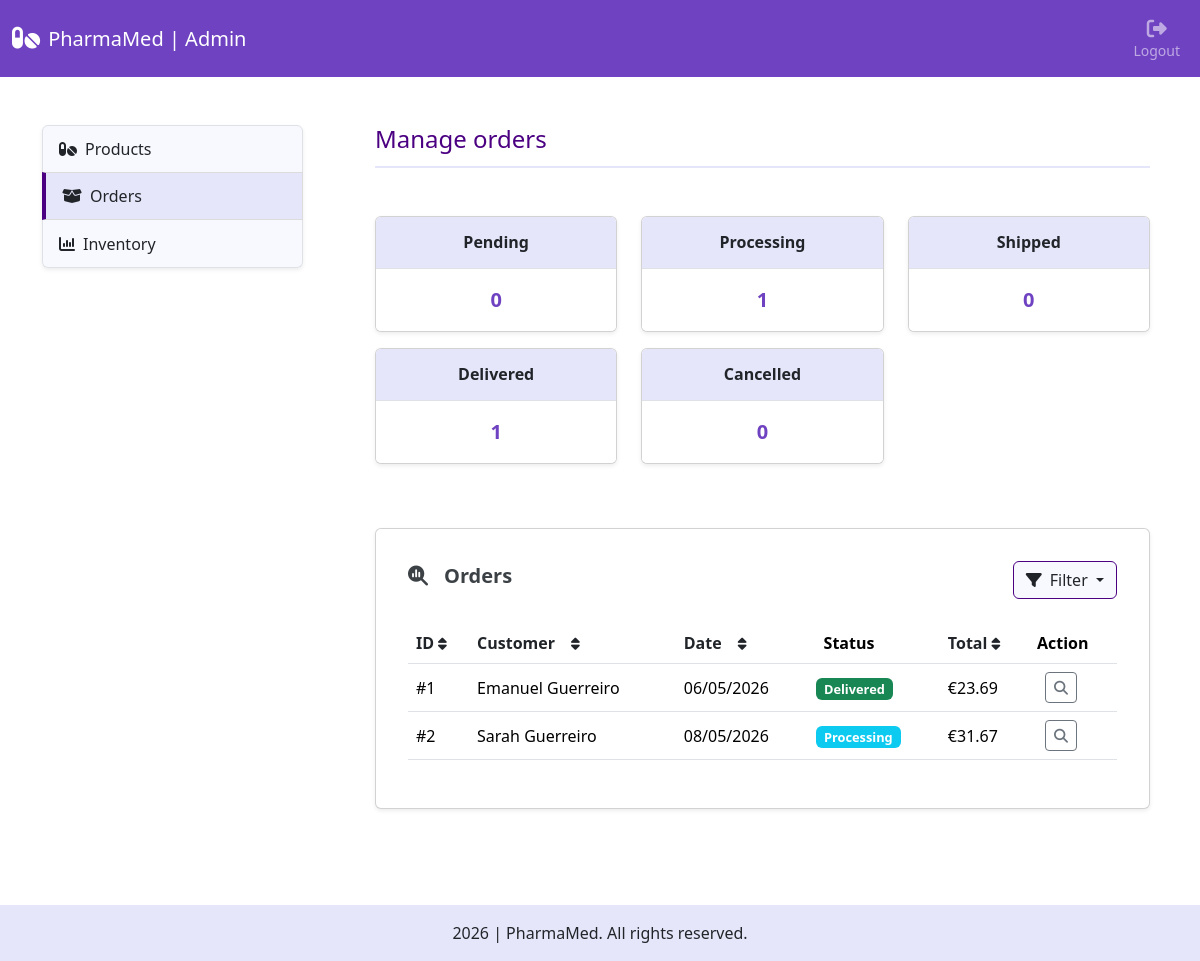
The app's page /admin/orders (signed in), older data.
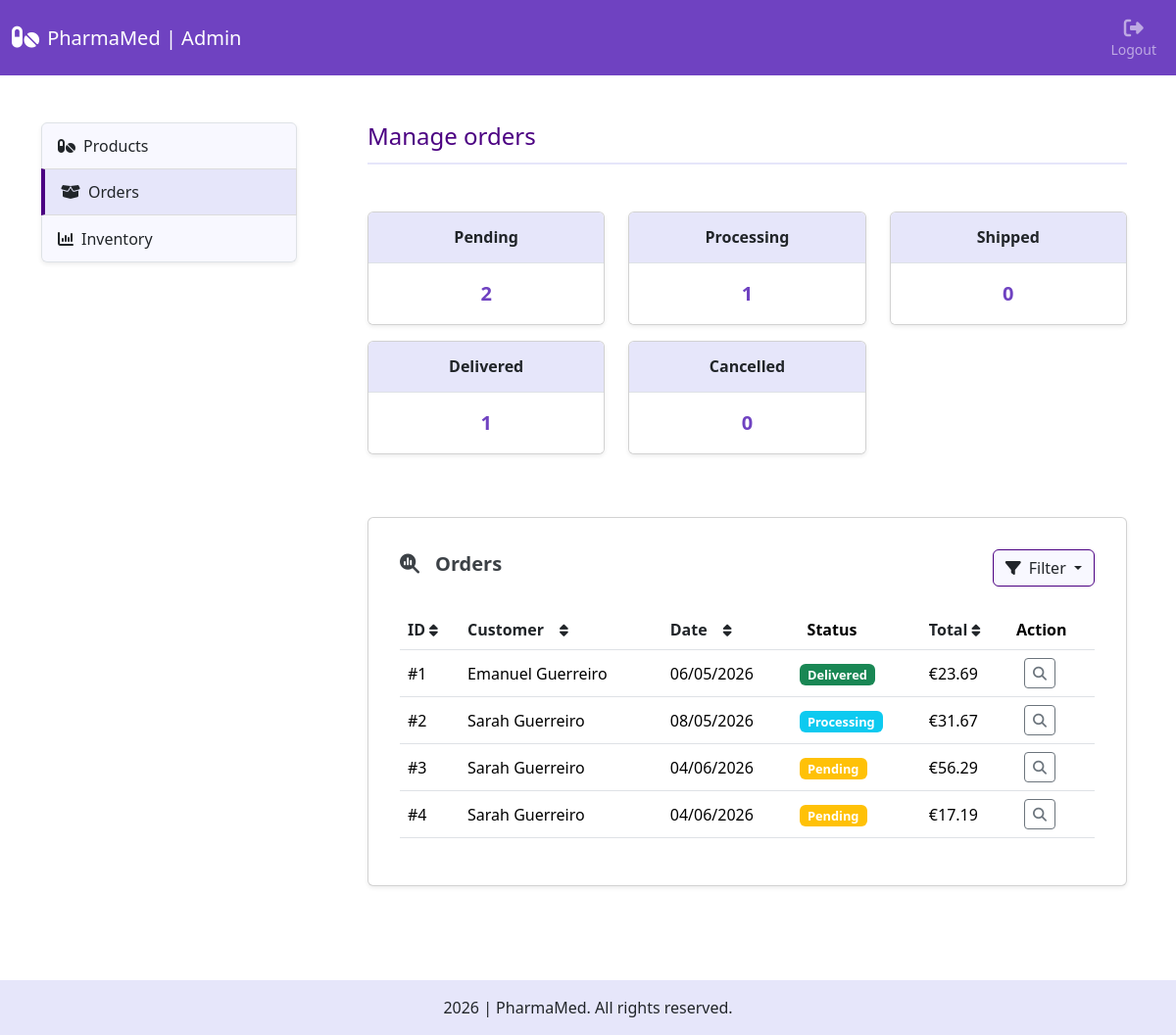
The same page, newer data.
### tables this page shows
CREATE TABLE "orders" (
    id INTEGER PRIMARY KEY AUTOINCREMENT,
    user_id INTEGER NOT NULL,
    address_id INTEGER NOT NULL,
    full_name TEXT NOT NULL,
    address_line TEXT NOT NULL,
    postal_code TEXT NOT NULL,
    city TEXT NOT NULL,
    country TEXT NOT NULL,
    shipping_method TEXT NOT NULL,
    subtotal REAL NOT NULL,
    shipping_cost REAL NOT NULL,
    total REAL NOT NULL,
    status TEXT NOT NULL DEFAULT 'pending',
    created_at DATETIME DEFAULT CURRENT_TIMESTAMP,
    updated_at DATETIME DEFAULT CURRENT_TIMESTAMP,
    FOREIGN KEY (user_id) REFERENCES users(id)
);

### app/routes/admin.py (the view)
@admin_bp.route("/orders")
@admin_required
def admin_orders():
    db = get_db()
    pending_orders_count = count_orders(db, status="pending")
    processing_orders_count = count_orders(db, status="processing")
    shipped_orders_count = count_orders(db, status="shipped")
    delivered_orders_count = count_orders(db, status="delivered")
    cancelled_orders_count = count_orders(db, status="cancelled")
    sort = request.args.get("sort", "id")
    direction = request.args.get("direction", "asc")
    filter_option = request.args.get("filter_option", "all")
    allowed_sorts = {
        "id": "id",
        "full_name": "full_name",
        "date": "created_at",
        "total": "total",
    }
    sort_column = allowed_sorts.get(sort, "id")
    if direction not in ["asc", "desc"]:
        direction = "asc"
    from_query = "FROM orders"
    query = """SELECT id, full_name, total, status, created_at """ + from_query
    conditions = []
    query_params = []
    if filter_option == "pending":
        conditions.append("status = 'pending'")
    elif filter_option == "processing":
        conditions.append("status = 'processing'")
    elif filter_option == "shipped":
        conditions.append("status = 'shipped'")
    elif filter_option == "delivered":
        conditions.append("status = 'delivered'")
    elif filter_option == "cancelled":
        conditions.append("status = 'cancelled'")
    if conditions:
        query += " WHERE " + " AND ".join(conditions)
    count_query = """SELECT COUNT(*) AS total """ + from_query
    if conditions:
        count_query += " WHERE " + " AND ".join(conditions)
    total_orders = db.execute(count_query, query_params).fetchone()["total"]
    orders_per_page = 10
    total_pages = math.ceil(total_orders / orders_per_page)
    query += f" ORDER BY {sort_column} {direction.upper()}"
    query, query_params, page = pagination(request.args, query, query_params, orders_per_page)
    orders = db.execute(query, query_params).fetchall()
    base_params = {
        "filter_option": filter_option,
        "sort": sort,
        "direction": direction
    }
    return render_template("admin/orders.html", active_page="orders", pending_orders_count=pending_orders_count, processing_orders_count=processing_orders_count, shipped_orders_count=shipped_orders_count,
                           delivered_orders_count=delivered_orders_count, cancelled_orders_count=cancelled_orders_count, orders=orders, total_pages=total_pages, page=page, base_params=base_params,
                           sort=sort, direction=direction, filter_option=filter_option)

### app/__init__.py (called while the page is built)
@app.context_processor
def inject_globals():
    return {
        "categories_menu": load_categories_menu(),
        "cart_count": get_cart_count()
    }

### app/services/admin_service.py (called while the page is built)
def get_admin_by_id(admin_id):
    db = get_db()
    return db.execute(
        """
        SELECT id
        FROM admins
        WHERE id = ?
        """,
        (admin_id,)
    ).fetchone()

### app/services/cart_service.py (called while the page is built)
def get_cart_count():
    db = get_db()
    if current_user.is_authenticated:
        return db_cart_count(db, current_user.id)
    session_cart = session.get('cart', {})
    return sum(session_cart.values())

### app/services/order_service.py (called while the page is built)
def count_orders(db, status=None):
    query = "SELECT COUNT(*) AS total FROM orders"
    params = []
    if status:
        query += " WHERE status = ?"
        params.append(status)
    return db.execute(query, tuple(params)).fetchone()["total"]

### app/utils/db.py (called while the page is built)
def get_db():
    if "db" not in g:
        g.db = sqlite3.connect(DATABASE_PATH)
        g.db.row_factory = sqlite3.Row
        g.db.execute("PRAGMA foreign_keys = ON")
    return g.db

### app/utils/formatting.py (called while the page is built)
def format_date(value):
    return datetime.strptime(value, "%Y-%m-%d %H:%M:%S").strftime("%d/%m/%Y")

### app/templates/admin/orders.html (shortened to what the changed rows need)
{% extends "admin/admin.html" %}
{% block admin_content %}
<div class="page-header pb-1 mb-5">
    <h1 class="fs-4">Manage orders</h1>
</div>
<div class="row row-cols-1 row-cols-md-3 mb-5">
    <div class="col mb-3">
        <div class="card admin-card shadow-sm">
            <ul class="list-group list-group-flush text-center">
                <li class="list-group-item dark-item">
                    <h2 class="text fs-6 fw-bold my-2">
                        Pending
                    </h2>
                </li>
                <li class="list-group-item">
                    <div class="my-2">
                        <div class="number fs-5 fw-bold">
                            {{ pending_orders_count }}
                        </div>
                    </div>
                </li>
            </ul>
        </div>
    </div>
    <div class="col mb-3">
        <div class="card admin-card shadow-sm">
            <ul class="list-group list-group-flush text-center">
                <li class="list-group-item dark-item">
                    <h2 class="text fs-6 fw-bold my-2">
                        Processing
                    </h2>
                </li>
            </ul>
        </div>
    </div>
    <div class="col mb-3">
        <div class="card admin-card shadow-sm">
            <ul class="list-group list-group-flush text-center">
                <li class="list-group-item dark-item">
                    <h2 class="text fs-6 fw-bold my-2">
                        Shipped
                    </h2>
                </li>
            </ul>
        </div>
    </div>
    <div class="col mb-3">
        <div class="card admin-card shadow-sm">
            <ul class="list-group list-group-flush text-center">
                <li class="list-group-item dark-item">
                    <h2 class="text fs-6 fw-bold my-2">
                        Delivered
                    </h2>
                </li>
            </ul>
        </div>
    </div>
    <div class="col mb-3">
        <div class="card admin-card shadow-sm">
            <ul class="list-group list-group-flush text-center">
                <li class="list-group-item dark-item">
                    <h2 class="text fs-6 fw-bold my-2">
                        Cancelled
                    </h2>
                </li>
            </ul>
        </div>
    </div>
</div>
<div class="card low-stock-card shadow-sm p-3 mb-5">
    <div class="card-body">
        <div class="d-flex flex-column flex-md-row justify-content-between align-items-md-center flex-wrap gap-3 mb-4">
            <h2 class="card-title fs-5 fw-bold">
                <i class="fa-solid fa-magnifying-glass-chart me-3" aria-hidden="true"></i>Orders
            </h2>
        </div>
        {% if orders %}
            <div class="table-responsive">
                <table class="table align-middle">
                    <thead>
                        <tr>
                            <th>
                                <a href="{{ url_for('admin.admin_orders', sort='id', direction='desc' if sort == 'id' and direction == 'asc' else 'asc') }}"
                                class="text-decoration-none text-dark d-inline-flex align-items-center gap-1">
                                    ID
                                    <i class="fa-solid fa-sort fa-sm" aria-hidden="true"></i>
                                </a>
                            </th>
                            <th>
                                <a href="{{ url_for('admin.admin_orders', sort='full_name', direction='desc' if sort == 'full_name' and direction == 'asc' else 'asc') }}"
                                class="text-decoration-none text-dark d-inline-flex align-items-center gap-1 gap-md-3">
                                    Customer
                                    <i class="fa-solid fa-sort fa-sm" aria-hidden="true"></i>
                                </a>
                            </th>
                            <th>
                                <a href="{{ url_for('admin.admin_orders', sort='date', direction='desc' if sort == 'date' and direction == 'asc' else 'asc') }}"
                                class="text-decoration-none text-dark d-inline-flex align-items-center gap-1 gap-md-3">
                                    Date
                                    <i class="fa-solid fa-sort fa-sm" aria-hidden="true"></i>
                                </a>
                            </th>
                            <th class="ps-3">Status</th>
                            <th>
                                <a href="{{ url_for('admin.admin_orders', sort='total', direction='desc' if sort == 'total' and direction == 'asc' else 'asc') }}"
                                class="text-decoration-none text-dark d-inline-flex align-items-center gap-1">
                                    Total
                                    <i class="fa-solid fa-sort fa-sm" aria-hidden="true"></i>
                                </a>
                            </th>
                            <th>Action</th>
                        </tr>
                    </thead>
                    <tbody>
                    {% for order in orders %}
                        <tr>
                            <td>#{{ order.id }}</td>
                            <td>{{ order.full_name }}</td>
                            <td>{{ order.created_at | format_date }}</td>
                            <td>
                                <span class="badge {% if order.status == 'pending' %}bg-warning{% elif order.status == 'processing' %}bg-info{% elif order.status == 'shipped' %}bg-primary{% elif order.status == 'delivered' %}bg-success{% elif order.status == 'cancelled' %}bg-danger{% endif %}">
                                    {{ order.status|title }}
                                </span>
                            </td>
                            <td>€{{ "%.2f"|format(order.total) }}</td>
                            <td>
                                <div class="d-flex">
                                    <a href="{{ url_for('admin.admin_order_details', order_id=order.id) }}" class="btn btn-sm btn-outline-secondary ms-2" data-bs-toggle="tooltip" data-bs-placement="top" title="View order" aria-label="View details for order {{ order.id }}">
                                        <i class="fa-solid fa-magnifying-glass" aria-hidden="true"></i>
                                    </a>
                                </div>
                            </td>
                        </tr>
                    {% endfor %}
                    </tbody>
                </table>
            </div>
        {% endif %}
    </div>
</div>
{% endblock %}

Row changes from the older to the newer data that the page shows:
added orders: id "3", full_name "Sarah Guerreiro", created_at "04/06/2026", status "Pending", total "56.29"
added orders: id "4", full_name "Sarah Guerreiro", created_at "04/06/2026", status "Pending", total "17.19"
Text that changed along with them:
{{ pending_orders_count }}: "0" → "2"
